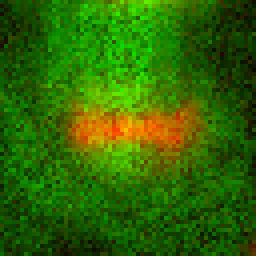
#> input picture H2b_aTub_MD20x_exp911/classifier/mc64/lateana/P0037_T00023_X0521_Y0725__img.png, 64 x 64 px, given in place of tubulin_P0037_T00023_Crfp_Z1_S1.tif, which was not available (shown 4 times larger)
$ python utils.py
#> lines starting #> are read from the running program, lines starting #| are printed output that depends on the picture; pictures that were not available may be replaced by others from this repository, and a replacement may not be noted
# -*- coding: utf-8 -*-
import skimage
import skimage.io as io
import os
import matplotlib.pyplot as plt
import numpy as np

url = './H2b_aTub_MD20x_exp911/classifier/samples'
labels = os.listdir(url)

# [27 lines of commented-out code are left out]

### data augmentation
"""
latenan  x2
pro      x2
meta     x2
earlyana x4
inter    x1
apo      x1
telo     x1.5
prometa  x2
"""
def dataaug(url, labels):
    newurl = './H2b_aTub_MD20x_exp911_classifier/merged'
    for label in labels:
        read_url = url + '/' + label + '/'
        save_url = os.path.join(newurl, label)
        if not os.path.exists(save_url):
            os.makedirs(save_url)

        if label in ['lateana', 'pro', 'meta', 'prometa']:
            for fname in os.listdir(read_url):
                if fname.endswith('img.png'):
                    i = io.imread(os.path.join(read_url, fname))
                    io.imsave(os.path.join(save_url, fname), i)
                    io.imsave(os.path.join(save_url, fname +'lr_img.png'), i[:, ::-1])

        if label in ['earlyana']:
            for fname in os.listdir(read_url):
                if fname.endswith('img.png'):
                    i = io.imread(os.path.join(read_url, fname))
                    io.imsave(os.path.join(save_url, fname), i)
                    io.imsave(os.path.join(save_url, fname +'lr_img.png'), i[:, ::-1])
                    io.imsave(os.path.join(save_url, fname +'tb_img.png'), i[::-1, :])
                    io.imsave(os.path.join(save_url, fname +'tblr_img.png'), i[::-1, ::-1])

        if label in ['inter', 'apo']:
            for fname in os.listdir(read_url):
                if fname.endswith('img.png'):
                    i = io.imread(os.path.join(read_url, fname))
                    io.imsave(os.path.join(save_url, fname), i)

        if label in ['telo']:
            f = True
            for fname in os.listdir(read_url):
                if fname.endswith('img.png'):
                    i = io.imread(os.path.join(read_url, fname))
                    io.imsave(os.path.join(save_url, fname), i)
                    if f:
                        io.imsave(os.path.join(save_url, fname +'lr_img.png'), i[:, ::-1])
                        f = not f
                    else:
                        f = not f


def cropROI(url, labels, he=False):
#> called with he = True
    import cv2
    '''
    crop nuclear and cyto
    file name: P00**_T00***_X****_Y****__img.png
                trial_time_Xcord_Ycord
    crop 64*64 windows on nuclear channel and cyto channel
    '''
    newurl = './H2b_aTub_MD20x_exp911/classifier/mc64'
    imgurl = './H2b_aTub_MD20x_exp911'
    if he:
        clahe=cv2.createCLAHE(10, (8, 8))
    for label in labels:
        read_url = os.path.join(url, label)
        save_url = os.path.join(newurl, label)
        if not os.path.exists(save_url):
            os.makedirs(save_url)
        for fname in os.listdir(read_url):
            name = fname.split('_')
            pid = name[0]
            t = name[1]
            X = int(name[2][1:])
            Y = int(name[3][1:])

            crfp_url = imgurl + '/' + pid[1:] + '/' + 'tubulin_' + pid + '_' + t +'_Crfp_Z1_S1.tif'
            cgfp_url = imgurl + '/' + pid[1:] + '/' + 'tubulin_' + pid + '_' + t +'_Cgfp_Z1_S1.tif'
            if he:
                crfp = io.imread(crfp_url, -1)
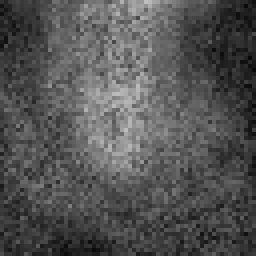
#> crfp: shape (64, 64) float64 (shown 4 times larger); min 0.0352, max 0.751, mean 0.329
                cgfp = io.imread(cgfp_url, -1)
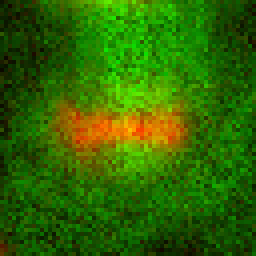
#> input picture H2b_aTub_MD20x_exp911/classifier/mc64/lateana/P0037_T00023_X0521_Y0725__img.pnglr_img.png, 64 x 64 px, given in place of tubulin_P0037_T00023_Cgfp_Z1_S1.tif, which was not available (shown 4 times larger)
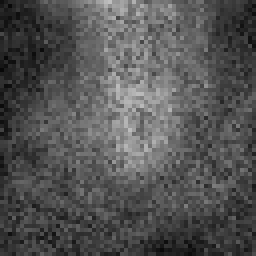
#> cgfp: shape (64, 64) float64 (shown 4 times larger); min 0.0352, max 0.751, mean 0.329
            else:
                crfp = io.imread(crfp_url, -1)
                cgfp = io.imread(cgfp_url, -1)
            try:
                roi = np.stack([
                    clahe.apply(crfp[Y-32 : Y+32, X-32 : X+32]),
                    clahe.apply(cgfp[Y-32 : Y+32, X-32 : X+32]),
                    np.zeros((64, 64))
                    ], axis=-1)
            except :
                print(fname)
            if 'lr' in fname:
                if 'tb' in fname:
                    io.imsave(os.path.join(save_url, fname), roi[::-1, ::-1, :])
                else:
                    io.imsave(os.path.join(save_url, fname), roi[:, ::-1, :])
            elif 'tb' in fname:
                io.imsave(os.path.join(save_url, fname), roi[::-1, :, :])
            else:
#> (the run stopped early here; a loop or call above may not have finished)
